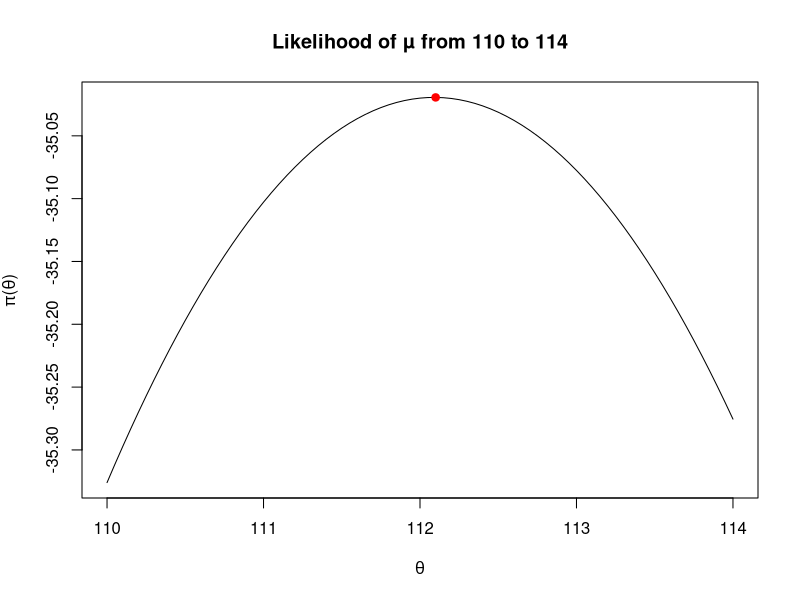
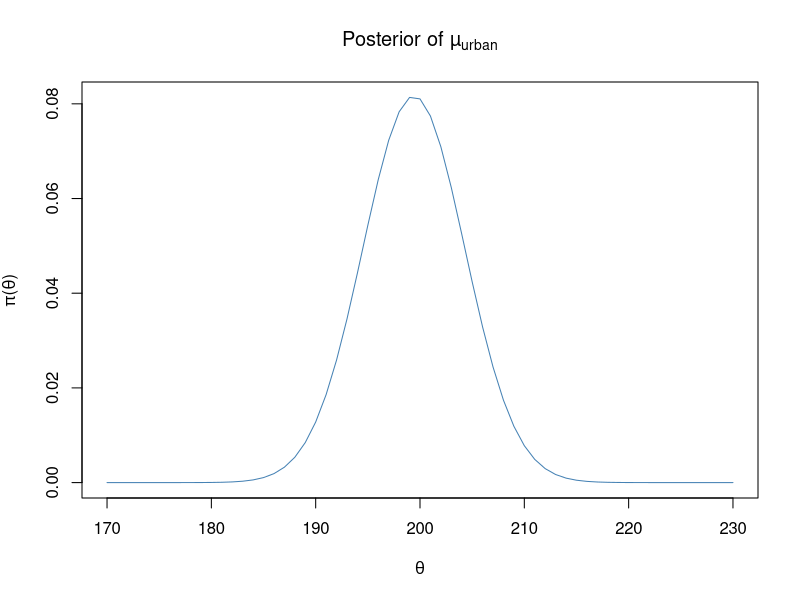
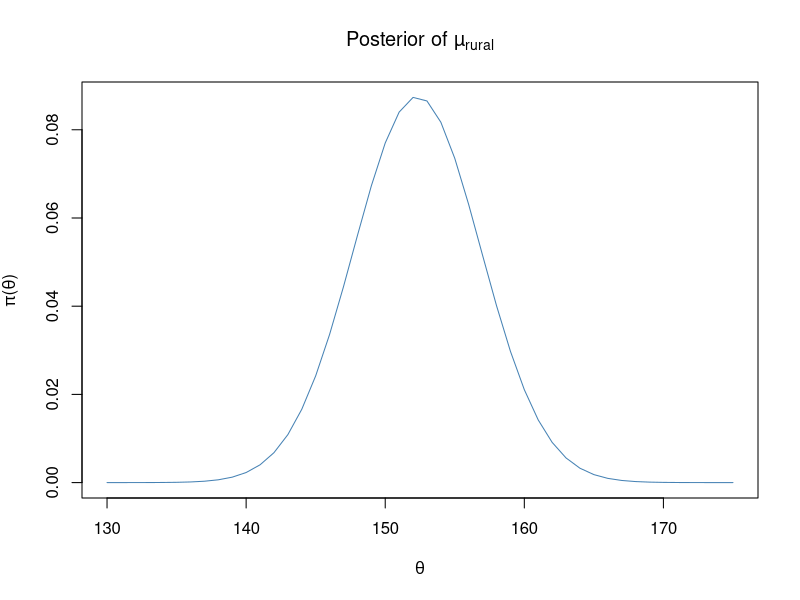
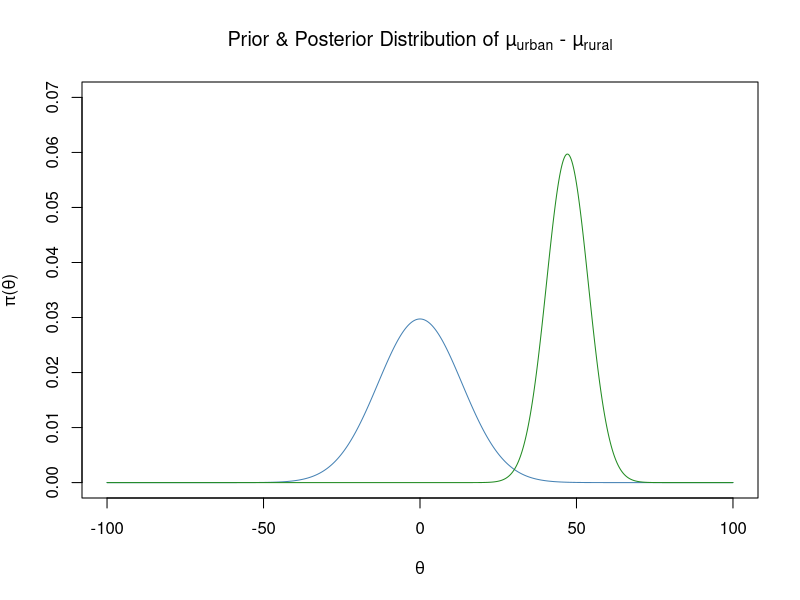

The R source for these figures, in order: (Note: this script raises an error after producing the figures.)
## ---- chunk 1
mapr <- c(97.6, 117.7, 126.7, 111.0, 106.7, 108.4, 118.9, 108.6, 119.1, 106.2)
## ---- chunk 2
logl <- function(µ,σ2,y) {
  n <- length(y)
  a <- -(1/2) * n * log(2 * pi)
  b <- -(1/2) * n * log(σ2)
  c <- -(1 / (2 * σ2)) * sum((y - µ)^2)
  a + b + c
}

logl(112,8.4^2,mapr)
log(prod(dnorm(mapr,112,8.4)))
## ---- chunk 3
logl(mean(mapr),var(mapr),mapr)
log(prod(dnorm(mapr,mean(mapr),sd(mapr))))
## ---- chunk 4
likelihood <- sapply(seq(110,114,.05),function(i) logl(i,var(mapr),mapr))

plot(seq(110,114,.05),likelihood, type = 'l', main = "Likelihood of µ from 110 to 114",
     xlab = expression(theta), ylab = expression(paste(pi,"(", theta,")", sep = "")))
points(seq(110,114,.05)[which.max(likelihood)],max(likelihood), col = "red", pch = 19)
#abline(v = seq(110,114,.05)[which.max(likelihood)], col = "red", h = max(likelihood))
rm(list=ls())
## ---- chunk 5
cholest.u <- c(197, 199, 214, 217, 222, 227, 228, 234)
## ---- chunk 6
# Prior N(150,90)
m <- 150 ; v <- 90
# posterior params.
starval <- function(m,v,y,sig2) {
  n <- length(y)
  ybar <- mean(y)
  mstar <- (n*v*ybar + sig2*m)/(n*v + sig2)
  s2star <- v*sig2/(n*v + sig2)
  
  c("m*" = mstar, "s2*" = s2star)
}
post.u <- starval(m,v,cholest.u,260)
paste("Posterior is Normal(",round(post.u[1],3),",",round(post.u[2],3),")", sep = "")
## ---- chunk 7
xax <- seq(170,230)
plot(xax,dnorm(xax,post.u[1],sqrt(post.u[2])),col='steel blue', type = 'l',
     main = expression("Posterior of µ"[urban]),
     xlab = expression(theta), ylab = expression(paste(pi,"(", theta,")", sep = "")))
## ---- chunk 8
cholest.r <- c(139, 142, 143, 144, 145, 148, 155, 162, 171, 181)
## ---- chunk 9
post.r <- starval(m,v,cholest.r,270)
paste("Posterior is Normal(",round(post.r[1],3),",",round(post.r[2],3),")", sep = "")
## ---- chunk 10
xax <- seq(130,175)
plot(xax,dnorm(xax,post.r[1],sqrt(post.r[2])),col='steel blue', type = 'l',
     main = expression("Posterior of µ"[rural]),
     xlab = expression(theta), ylab = expression(paste(pi,"(", theta,")", sep = "")))
## ---- chunk 11
u <- starval(m,v,cholest.u,260); r <- starval(m,v,cholest.r,270)
paste("Normal(",round(u[1]-r[1],4),",",round(u[2]+r[2],4),")", sep = "")
## ---- chunk 12
# Prior µ: E(urban - rural) = 0 ; Prior σ: V(urban - rural) = 180
xax <- seq(-100,100,length.out = 1001)
plot(xax,dnorm(xax,0,sqrt(180)), ylim = c(0,.07), type = "l", col = "steel blue",
     main = expression("Prior & Posterior Distribution of µ"[urban]*" - µ"[rural]),
     xlab = expression(theta),ylab = expression(paste(pi,"(", theta,")", sep = "")))
lines(xax,dnorm(xax,u[1]-r[1],sqrt(u[2]+r[2])), col = "forest green")
## ---- chunk 13
difs <- qnorm(c(0.025,.975), u[1]-r[1], sqrt(u[2]+r[2]))
paste("After considering the prior and our data, the mean difference in serum cholesterol measurements between urban and rural residents of Guatemal is between ",round(difs[1],4)," and ",round(difs[2],4)," with 95% posterior probability.", sep = "" )
## ---- chunk 14
hawks.2003 <- c(0, 2, 0, 0, 0, 4, 3, 0, 0, 1) 
## ---- chunk 15
astar_2003 <- 0.2 + sum(hawks.2003)
bstar_2003 <- 0.2 + length(hawks.2003)
"The expected value of the posterior distribution of θ_2003 is %s" %>%
  sprintf(astar_2003/bstar_2003)

sprintf("The expected value of the posterior distribution of θ_2003 is %s",astar_2003/bstar_2003)
## ---- chunk 16
hawks.2009 <- c(1,1,3,3,2,2,2,4,0,3)
## ---- chunk 17
astar_2009 <- 0.2 + sum(hawks.2009)
bstar_2009 <- 0.2 + length(hawks.2009)
"The expected value of the posterior distribution of θ_2009 is %s" %>%
  sprintf(round(astar_2009/bstar_2009,4))
## ---- chunk 18
# MC

"The expected value of the posterior distribution of d is %s" %>%
  sprintf(round(mean(rgamma(10000,astar_2009,bstar_2009) - rgamma(10000,astar_2003,bstar_2003)),4))

## ---- chunk 19
hawks <- quantile(rgamma(100000,astar_2009,bstar_2009) - rgamma(100000,astar_2003,bstar_2003),c(.025,.975))
paste("After considering the prior and our data, the mean difference in immature red tail hawks along a mile long stretch of rural highway is between ", round(hawks[1],4), " and ", round(hawks[2],4)," with 95% posterior probability" , sep = "" )
## ---- chunk 20
obj <- rgamma(100000,astar_2009,bstar_2009) - rgamma(100000,astar_2003,bstar_2003)
plot(density(obj), main = expression("MC Estimated Density of θ"[2009]*"−θ"[2003]),
     xlab = expression(theta), ylab = expression(paste(pi,"(", theta,")", sep = "")))
rm(list = ls())
